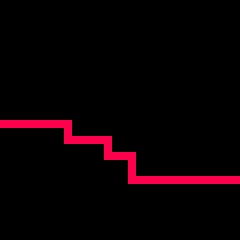

Rendered tile map (Tiled .tmx) drawn with the repository's tilesets; below, a short description and the map source with its tile grids summarised:
An orthogonal 30x30 tile map with 8x8 px tiles, 1 tile layer (Tilemap), 2 tilesets and 6 objects (4x solid, 2x exit).

<map version="1.0" orientation="orthogonal" renderorder="right-down" width="30" height="30" tilewidth="8" tileheight="8" nextobjectid="19">
 <tileset firstgid="1" name="tileset" tilewidth="8" tileheight="8" tilecount="64">
  <image source="../tilesets/tiles0.png" trans="ff00ff" width="64" height="64" />
 </tileset>
 <tileset firstgid="65" name="Details" tilewidth="96" tileheight="32" tilecount="2">
  <tile id="0">
   <image width="96" height="24" source="../tilesets/detail/grass-patch.png" />
  </tile>
  <tile id="1">
   <image width="72" height="32" source="../tilesets/detail/tombs-0.png" />
  </tile>
 </tileset>
 <layer name="Tilemap" width="30" height="30">
  <properties>
   <property name="tileset" value="tileset" />
  </properties>
  <data>[900 cells, 37 non-empty, 1 distinct tile ids]</data>
 </layer>
 <objectgroup name="Entities">
  <object id="5" type="exit" x="0" y="40" width="8" height="80">
   <properties>
    <property name="direction" value="left" />
    <property name="name" value="L" />
   </properties>
  </object>
  <object id="11" type="exit" x="232" y="96" width="8" height="80">
   <properties>
    <property name="direction" value="right" />
    <property name="name" value="R" />
   </properties>
  </object>
  <object id="13" type="solid" x="0" y="120" width="72" height="24" />
  <object id="16" type="solid" x="72" y="136" width="40" height="24" />
  <object id="17" type="solid" x="96" y="152" width="40" height="24" />
  <object id="18" type="solid" x="128" y="176" width="112" height="24" />
 </objectgroup>
</map>
